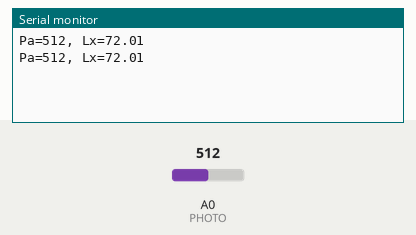
Recording of a sketch running on a simulated Arduino Uno, built with avr-gcc and run on an emulated ATmega328P. Parts: the last lines printed to the serial monitor. The test bench sets the inputs (shaded band); at power-on: A0 (PHOTO) = 512.

Above: at 1.8 s.
1.9 s: A0 (PHOTO) set to 0
At 2.8 s:
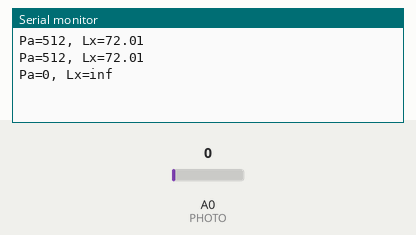
4.5 s: A0 (PHOTO) set to 122
At 5.8 s:
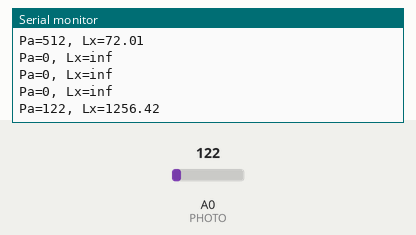

The sketch:

Photo.ino
```cpp
#define PHOTO A0
int Photo_Value = 0;

void setup() {
  Serial.begin(9600);
}

void loop() {
  Photo_Value = analogRead(PHOTO);
  float pv_value = float(Photo_Value * 5) / 1023;
  float Rp = (10 * pv_value) / (5 - pv_value);
  float y = (log10(200 / Rp)) / 0.7;
  float Ea = pow(10, y);

  Serial.print("Pa=");
  Serial.print(Photo_Value);
  Serial.print(", Lx=");
  Serial.println(Ea);
  delay(1000);
}
```

Measured:
- after the input at 1.9 s, the serial monitor: prints a new line after 0.10 s (image 1)
- after the input at 4.5 s, the serial monitor: prints a new line after 0.51 s (image 2)
